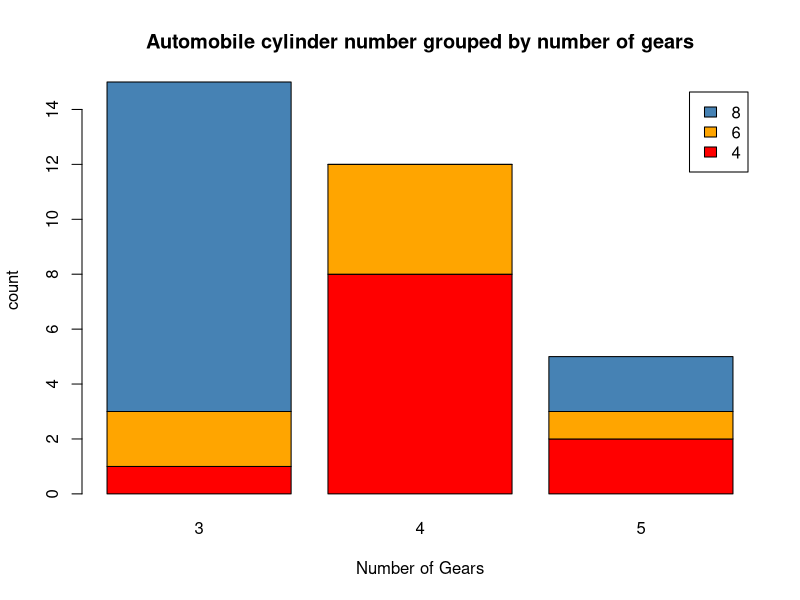
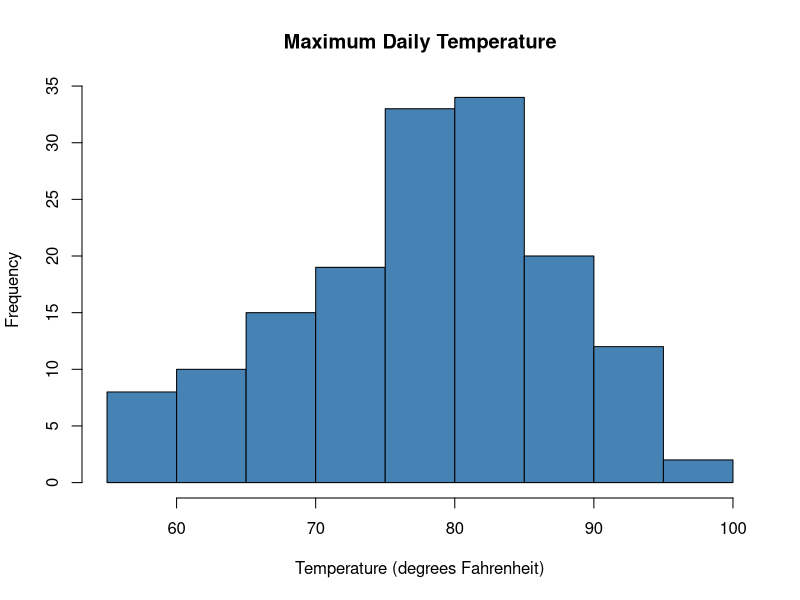
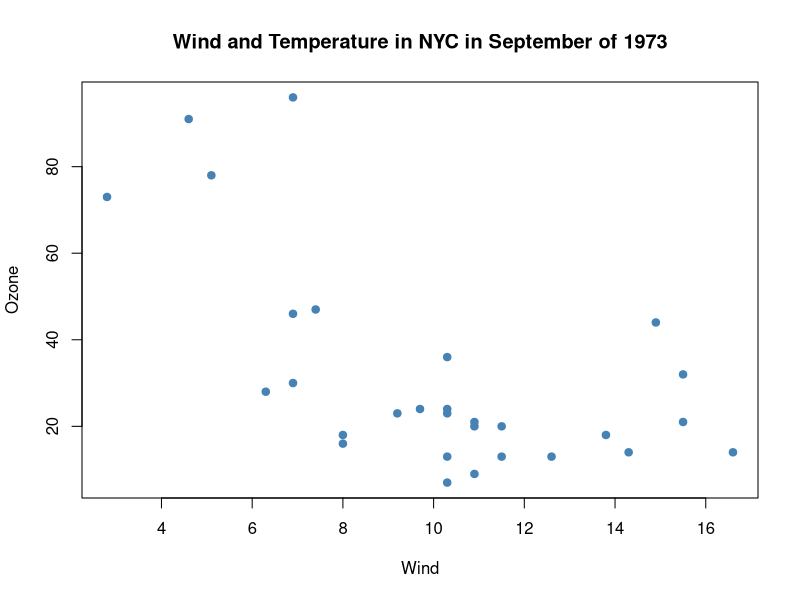
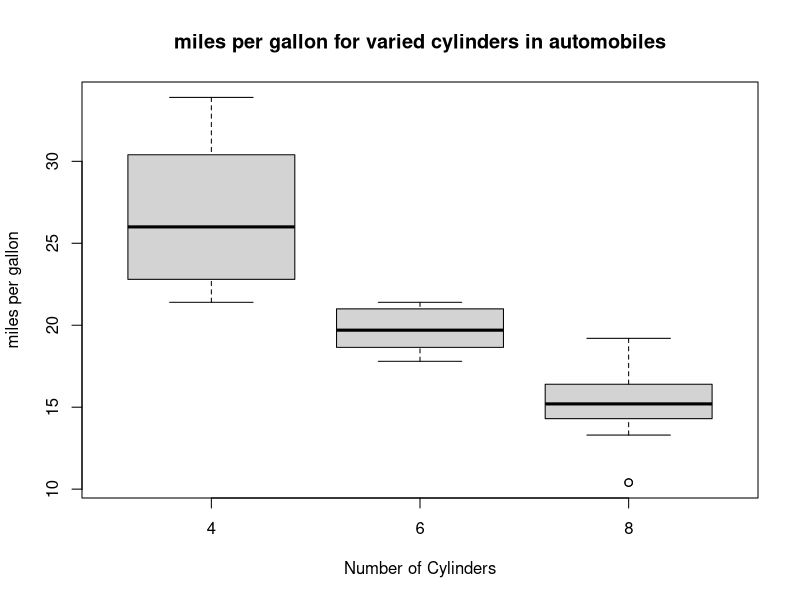
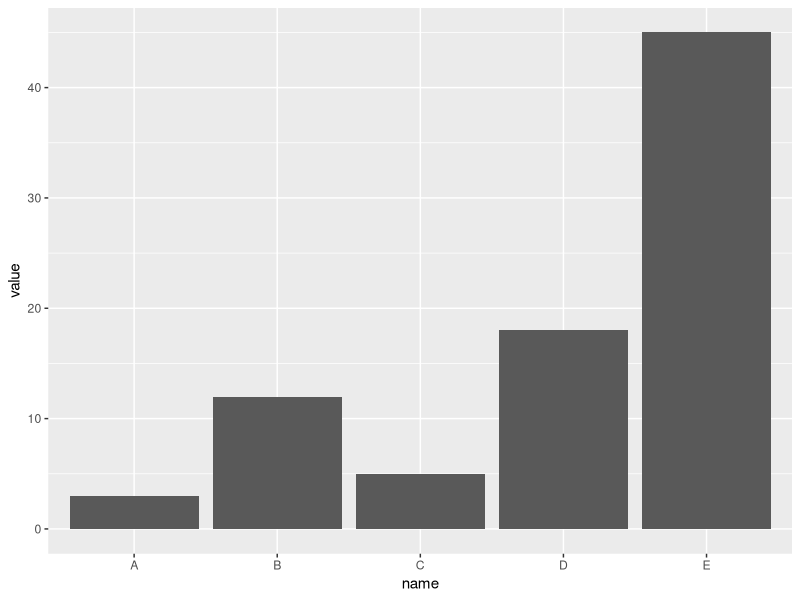
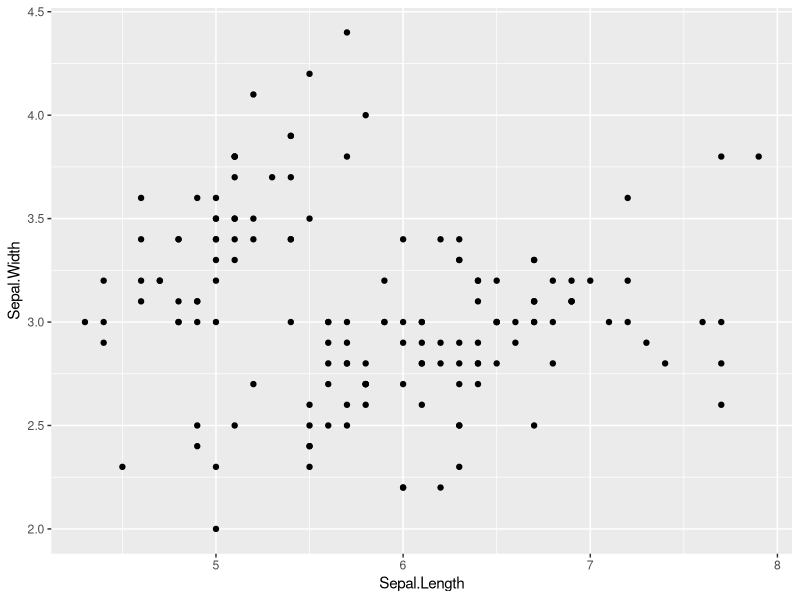

Write R code to recreate these figures, in order.
install.packages("ggplot2")
install.packages("tidyverse")
library(ggplot2)

Numbers <- table(mtcars$cyl, mtcars$gear)
barplot(Numbers, 
        main='Automobile cylinder number grouped by number of gears', 
        col = c('red','orange', 'steelblue'),
        legend = rownames(Numbers),
        xlab = 'Number of Gears',
        ylab = 'count')

hist(airquality$Temp,
     col = 'steelblue',
     main = 'Maximum Daily Temperature',
     xlab = 'Temperature (degrees Fahrenheit)')

with(subset(airquality, Month==9),
     plot(Wind, Ozone, col = 'steelblue', pch = 20, cex = 1.5)) 
title('Wind and Temperature in NYC in September of 1973')

mtcars <- transform(mtcars,
                    cyl=factor(cyl)) # convert 'cyl' column from class 'numeric' to class 'factor'
class(mtcars$cyl) # 'cyl' is now a categorical variable 
boxplot(mpg~cyl, mtcars,
        xlab='Number of Cylinders',
        ylab='miles per gallon',
        main='miles per gallon for varied cylinders in automobiles',
        cex.main=1.2)

# Create data
data <- data.frame(
  name = c("A", "B", "C", "D", "E") ,  
  value = c(3, 12, 5, 18, 45)
)

# Barplot
ggplot(data, aes(x = name, y = value)) + geom_bar(stat = "identity")

ggplot(iris, aes(x = Sepal.Length, y = Sepal.Width)) + geom_point()